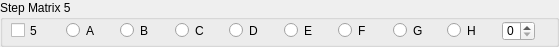
   <widget class="QGroupBox" name="groupBox_10">
    <property name="geometry">
     <rect>
      <x>102</x>
      <y>475</y>
      <width>559</width>
      <height>47</height>
     </rect>
    </property>
    <property name="title">
     <string>Step Matrix 5</string>
    </property>
    <widget class="QCheckBox" name="checkBox_8">
     <property name="geometry">
      <rect>
       <x>11</x>
       <y>22</y>
       <width>29</width>
       <height>17</height>
      </rect>
     </property>
     <property name="text">
      <string>5</string>
     </property>
    </widget>
    <widget class="QSpinBox" name="spinBox_10">
     <property name="geometry">
      <rect>
       <x>502</x>
       <y>21</y>
       <width>33</width>
       <height>20</height>
      </rect>
     </property>
    </widget>
    <widget class="QRadioButton" name="radioButton_73">
     <property name="geometry">
      <rect>
       <x>66</x>
       <y>22</y>
       <width>30</width>
       <height>17</height>
      </rect>
     </property>
     <property name="text">
      <string>A</string>
     </property>
    </widget>
    <widget class="QRadioButton" name="radioButton_74">
     <property name="geometry">
      <rect>
       <x>120</x>
       <y>22</y>
       <width>29</width>
       <height>17</height>
      </rect>
     </property>
     <property name="text">
      <string>B</string>
     </property>
    </widget>
    <widget class="QRadioButton" name="radioButton_76">
     <property name="geometry">
      <rect>
       <x>229</x>
       <y>22</y>
       <width>30</width>
       <height>17</height>
      </rect>
     </property>
     <property name="text">
      <string>D</string>
     </property>
    </widget>
    <widget class="QRadioButton" name="radioButton_80">
     <property name="geometry">
      <rect>
       <x>447</x>
       <y>22</y>
       <width>30</width>
       <height>17</height>
      </rect>
     </property>
     <property name="text">
      <string>H</string>
     </property>
    </widget>
    <widget class="QRadioButton" name="radioButton_78">
     <property name="geometry">
      <rect>
       <x>338</x>
       <y>22</y>
       <width>29</width>
       <height>17</height>
      </rect>
     </property>
     <property name="text">
      <string>F</string>
     </property>
    </widget>
    <widget class="QRadioButton" name="radioButton_75">
     <property name="geometry">
      <rect>
       <x>175</x>
       <y>22</y>
       <width>30</width>
       <height>17</height>
      </rect>
     </property>
     <property name="text">
      <string>C</string>
     </property>
    </widget>
    <widget class="QRadioButton" name="radioButton_79">
     <property name="geometry">
      <rect>
       <x>393</x>
       <y>22</y>
       <width>30</width>
       <height>17</height>
      </rect>
     </property>
     <property name="text">
      <string>G</string>
     </property>
    </widget>
    <widget class="QRadioButton" name="radioButton_77">
     <property name="geometry">
      <rect>
       <x>284</x>
       <y>22</y>
       <width>29</width>
       <height>17</height>
      </rect>
     </property>
     <property name="text">
      <string>E</string>
     </property>
    </widget>
   </widget>
